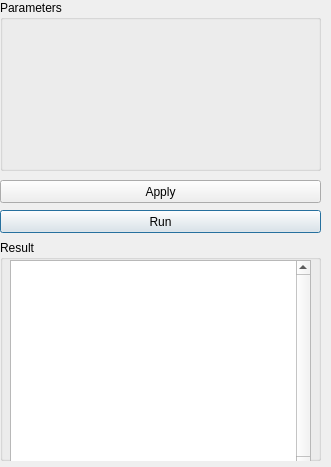
<?xml version="1.0" encoding="UTF-8"?>
<ui version="4.0">
 <author>Nestor Rodriguez</author>
 <class>Dialog</class>
 <widget class="QDialog" name="Dialog">
  <property name="windowModality">
   <enum>Qt::NonModal</enum>
  </property>
  <property name="geometry">
   <rect>
    <x>0</x>
    <y>0</y>
    <width>331</width>
    <height>467</height>
   </rect>
  </property>
  <property name="windowTitle">
   <string>Pbil</string>
  </property>
  <widget class="QWidget" name="verticalLayoutWidget">
   <property name="geometry">
    <rect>
     <x>0</x>
     <y>0</y>
     <width>321</width>
     <height>171</height>
    </rect>
   </property>
   <layout class="QVBoxLayout" name="verticalLayout">
    <item>
     <widget class="QGroupBox" name="paramBox">
      <property name="title">
       <string>Parameters</string>
      </property>
     </widget>
    </item>
   </layout>
  </widget>
  <widget class="QGroupBox" name="resultBox">
   <property name="geometry">
    <rect>
     <x>0</x>
     <y>240</y>
     <width>321</width>
     <height>221</height>
    </rect>
   </property>
   <property name="title">
    <string>Result</string>
   </property>
   <widget class="QTextEdit" name="resultTextEdit">
    <property name="geometry">
     <rect>
      <x>10</x>
      <y>20</y>
      <width>301</width>
      <height>211</height>
     </rect>
    </property>
    <property name="verticalScrollBarPolicy">
     <enum>Qt::ScrollBarAlwaysOn</enum>
    </property>
   </widget>
  </widget>
  <widget class="QPushButton" name="runButton">
   <property name="geometry">
    <rect>
     <x>0</x>
     <y>210</y>
     <width>321</width>
     <height>23</height>
    </rect>
   </property>
   <property name="text">
    <string>Run</string>
   </property>
  </widget>
  <widget class="QPushButton" name="applyButton">
   <property name="geometry">
    <rect>
     <x>0</x>
     <y>180</y>
     <width>321</width>
     <height>23</height>
    </rect>
   </property>
   <property name="text">
    <string>Apply</string>
   </property>
  </widget>
 </widget>
 <resources/>
 <connections/>
</ui>
